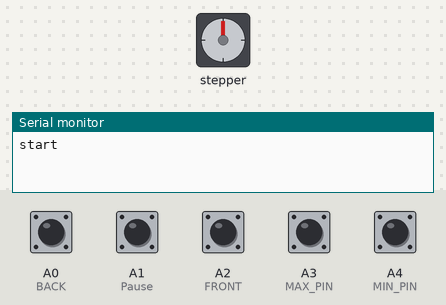
This sketch was run on a simulated Arduino Uno, built with avr-gcc and run on an emulated ATmega328P. Parts: stepper motor, the last lines printed to the serial monitor. Wiring (inferred from the names in the program): stepper motor driver (200 steps per turn assumed): step pin 2; direction pin 5; enable pin 8. Inputs (shaded band) come from the test bench; at power-on: A0 (BACK), A1 (Pause), A2 (FRONT), A3 (MAX_PIN), A4 (MIN_PIN) HIGH.

Above: at 1.2 s.
1.3 s: A0 (BACK) pulled LOW for 0.15 s
At 1.8 s:
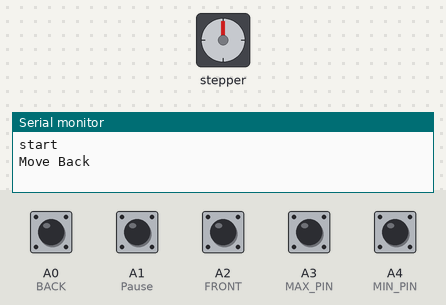
4.4 s: A1 (Pause) pulled LOW for 0.15 s
6.0 s: A2 (FRONT) pulled LOW for 0.15 s
At 6.9 s:
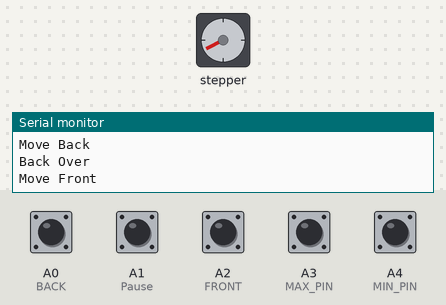
9.1 s: A3 (MAX_PIN) pulled LOW for 0.15 s
10.7 s: A0 (BACK) pulled LOW for 1 s
At 11.7 s:
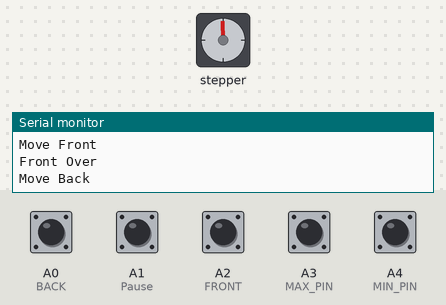
14.7 s: A4 (MIN_PIN) pulled LOW for 0.15 s
At 15.1 s:
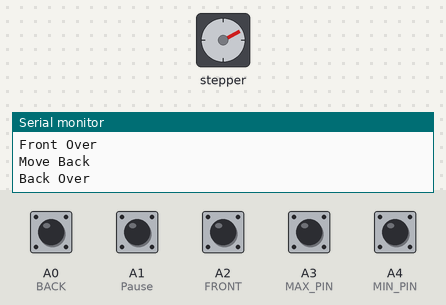
Timing chart, 0 to 17.3 s (numbered marks = the images above; inputs shaded):
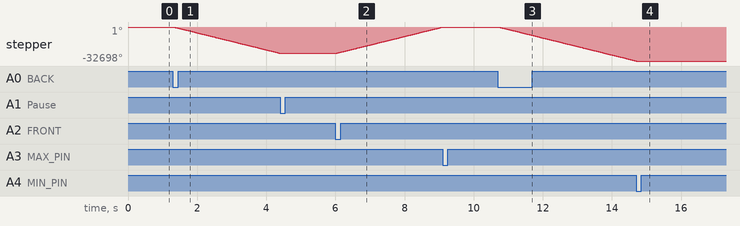

Measured:
- after the input at 1.3 s, stepper: keeps turning counter-clockwise at about 8201°/s, starting at once
- after the input at 6.0 s, stepper: keeps turning clockwise at about 8201°/s, starting at once
- after the input at 10.7 s, stepper: keeps turning counter-clockwise at about 8201°/s, starting at once

The sketch:

stereo_garage.ino
```cpp
#include <HardwareSerial.h>
#include "Init.h"
#include "Move_Control.h"

void setup()
{
	//Do startup stuff here
	Serial.begin(9600);
	Serial.println("start");
	Move_Init();
}

void loop()
{
	if(Chose_Front()){
    Serial.println("Move Front");
		Move_Front();
   Serial.println("Front Over");
	}
	if(Chose_Back()){
  Serial.println("Move Back");
		Move_Back();
    Serial.println("Back Over");
	}
	delay(10);
}

bool Chose_Front(){
	if(digitalRead(FRONT) == Key_Invert_Mask){
    delay(10);
    if(digitalRead(FRONT) == Key_Invert_Mask){
		  return true;
    }
	}
	return  false;
}

bool Chose_Back(){
	if(digitalRead(BACK) == Key_Invert_Mask){
		delay(10);
    if(digitalRead(BACK) == Key_Invert_Mask){
		  return true;
    }
	}
	return  false;
}
```

Init.h
```cpp
#define STEP_PIN 2
#define DIR_PIN 5
#define ENABLE_PIN 8
#define DIR_Invert_Mask HIGH

#define MIN_PIN A4
#define MAX_PIN A3
#define FRONT  A2
#define Pause  A1
#define BACK   A0

#define Speed  200
#define Limit_Invert_Mask LOW
#define Key_Invert_Mask LOW
```

Move_Control.cpp
```cpp
#include "Move_Control.h"
#include "Init.h"
#include "Arduino.h"

void Move_Init(){
  pinMode(STEP_PIN,OUTPUT);
  pinMode(DIR_PIN,OUTPUT);
  pinMode(ENABLE_PIN,OUTPUT);
  pinMode(MAX_PIN,INPUT);
  pinMode(MIN_PIN,INPUT);
  pinMode(FRONT,INPUT);
  pinMode(BACK,INPUT);
  pinMode(Pause,INPUT);

  digitalWrite(MIN_PIN,HIGH);
  digitalWrite(MAX_PIN,HIGH);

  digitalWrite(STEP_PIN,LOW);
  digitalWrite(ENABLE_PIN,LOW);

  digitalWrite(FRONT,HIGH);
  digitalWrite(BACK,HIGH);
  digitalWrite(Pause,HIGH);
}

void Move_Step(){
  digitalWrite(STEP_PIN,LOW);;
  delayMicroseconds(5);
  digitalWrite(STEP_PIN,HIGH);
}

bool Can_Front(){
	if((digitalRead(MAX_PIN) == Limit_Invert_Mask)||(digitalRead(Pause) == Key_Invert_Mask))
		return false;
	return true;
}

bool Can_Back(){
	if((digitalRead(MIN_PIN) == Limit_Invert_Mask)||(digitalRead(Pause) == Key_Invert_Mask))
		return false;
	return true;
}

void Move_Front(){
  digitalWrite(DIR_PIN,DIR_Invert_Mask);
  while(1){
    if(!Can_Front()){
      break;
    }
      Move_Step();
      delayMicroseconds(Speed);
  }
}

void Move_Back(){
  digitalWrite(DIR_PIN,!DIR_Invert_Mask);
  while(1){
    if(!Can_Back()){
      break;
    }
    else{
      Move_Step();
      delayMicroseconds(Speed);
    }
  }
}
```

Move_Control.h
```cpp
void Move_Init();
void Move_Step();
bool Can_Front();
bool Can_Back();
void Move_Front();
void Move_Back();
```
